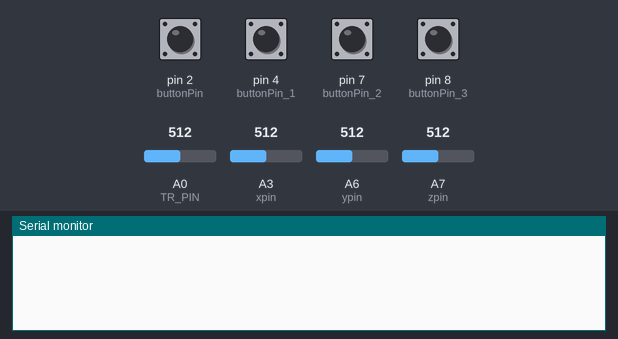
Bench run of a sketch on a simulated Arduino Nano, built with avr-gcc and run on an emulated ATmega328P. Parts: the last lines printed to the serial monitor. Inputs (shaded band) come from the test bench; at power-on: pin 2 (buttonPin), pin 4 (buttonPin_1), pin 7 (buttonPin_2), pin 8 (buttonPin_3) LOW, A0 (TR_PIN) = 512, A3 (xpin) = 512, A6 (ypin) = 512, A7 (zpin) = 512.

Above: at 1.5 s.
1.6 s: pin 2 (buttonPin) pulled HIGH for 0.15 s
At 2.5 s:
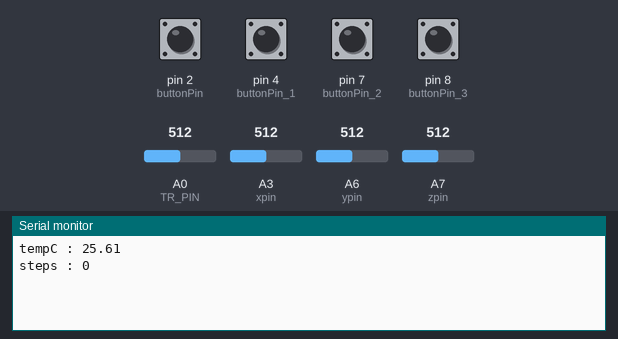
3.2 s: A0 (TR_PIN) set to 716
At 3.92 s:
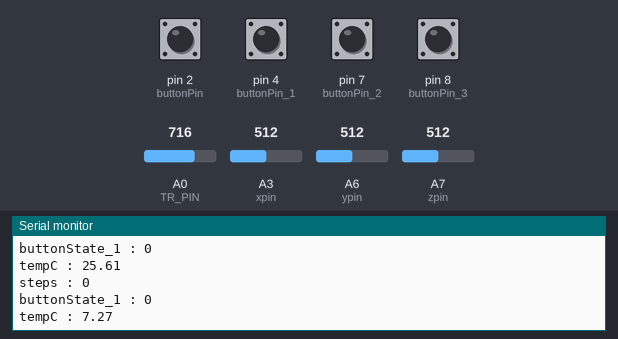
4.7 s: A3 (xpin) set to 716
At 5.8 s:
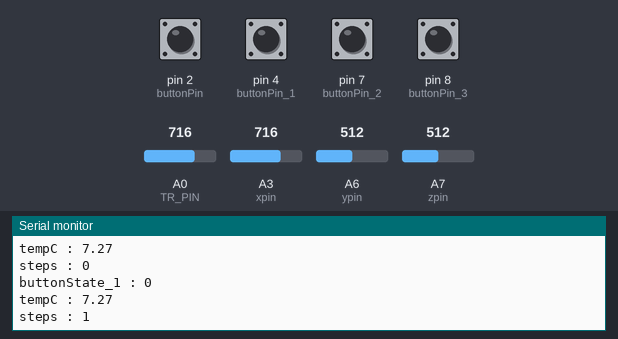
6.2 s: A0 (TR_PIN) set to 992
At 8.0 s:
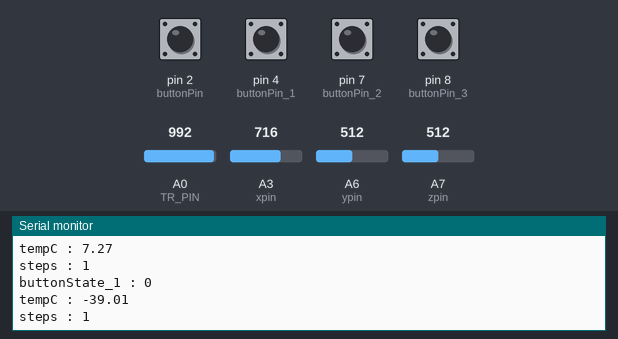
Timing chart, 0 to 8.7 s (numbered marks = the images above; inputs shaded):
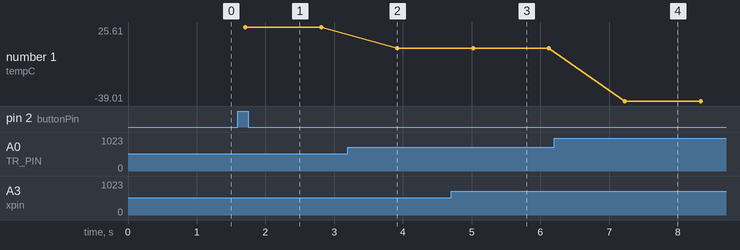

The sketch:

final.ino
```cpp
int TR_PIN = A0;
double a1, b1, c1, d1, r2, r1, vo, tempC, tempF, tempK;
float counterBreathe = 0;
const int xpin = A3;
const int ypin = A6;
const int zpin = A7;

int Dignouse;


float threshold = 6;
int xval[100] = {0};
int yval[100] = {0};
int zval[100] = {0};
int xavg, yavg, zavg;
int steps, flag = 0;

const int buttonPin = 2;     // the number of the pushbutton pin
const int buttonPin_1 = 4;     // the number of the pushbutton pin
const int buttonPin_2 = 7;
const int buttonPin_3 = 8;
int buttonState_2 = 0;

int buttonState_3 = 0;
// variables will change:
int buttonState = 0;         // variable for reading the pushbutton status
int buttonState_1 = 0;         // variable for reading the pushbutton status
void setup()
{
  Serial.begin(9600);

  a1 = 3.354016E-03 ;
  b1 = 2.569850E-04 ;
  c1 = 2.620131E-06 ;
  d1 = 6.383091E-08 ;

  r1 = 9720.0;

 pinMode(buttonPin, INPUT);  //start the session
  pinMode(5, INPUT); // Setup for leads off detection LO +
pinMode(6, INPUT); // Setup for leads off detection LO -
 pinMode(buttonPin_1, INPUT);   //end the session
 pinMode(buttonPin_2, INPUT);  //ecg
 pinMode(buttonPin_3, INPUT);
  delay(100);
  pinMode(TR_PIN, INPUT);
 calibrate();
}

void loop()
{

 buttonState = digitalRead(buttonPin);
  buttonState_1 = digitalRead(buttonPin_1);
   buttonState_2 = digitalRead(buttonPin_2);
   buttonState_3 = digitalRead(buttonPin_3);
  //Serial.println(buttonState);

  // check if the pushbutton is pressed. If it is, the buttonState is HIGH:
  if (buttonState == HIGH) {
        start();
    }

   else if(buttonState_2 == HIGH){
        ecg();
    }
    //Serial.println("inside void loop");
  }


void start(){
  //Serial.println("Button is pressed");
   for(;;){
   // Serial.println("Im in for loop");
     int acc = 0;
  float totvect[100] = {0};
  float totave[100] = {0};
  float xaccl[100] = {0};
  float yaccl[100] = {0};
  float zaccl[100] = {0};
  for (int a = 0; a < 100; a++)
  {
    xaccl[a] = float(analogRead(xpin) - 345);
    delay(1);
    yaccl[a] = float(analogRead(ypin) - 346);
    delay(1);
    zaccl[a] = float(analogRead(zpin) - 416);
    delay(1);
    totvect[a] = sqrt(((xaccl[a] - xavg) * (xaccl[a] - xavg)) + ((yaccl[a] - yavg) * (yaccl[a] - yavg)) + ((zval[a] - zavg) * (zval[a] - zavg)));
    totave[a] = (totvect[a] + totvect[a - 1]) / 2 ;

    delay(100);
    if (totave[a] > threshold && flag == 0)
    {
      steps = steps + 1;
      flag = 1;
    }
    else if (totave[a] > threshold && flag == 1)
    {
      // Don't Count
    }
    if (totave[a] < threshold   && flag == 1)
    {
      flag = 0;
    }
    if (steps < 0) {
      steps = 0;
    }


    vo = analogRead(TR_PIN);
  vo = vo / (1023.0 / 5.0);

//   voltage divider calculation
//   vo = 5 * r2 /(r1+r2);
   //solve for r2
  // get the exact value for voltage divider r1
//
  r2 = ( vo * r1) / (5.0 - vo);
//
  //equation from data sheet
  tempK = 1.0 / (a1 + (b1 * (log(r2 / 10000.0))) + (c1 * pow(log(r2 / 10000.0), 2.0)) + (d1 * pow(log(r2 / 10000.0), 3.0)));
  tempC  = (tempK - 273.15);
   Serial.println("tempC : " + String(tempC));
   Serial.println("steps : " + String(steps));

 delay(1000);


  if(tempC <= 25.00 && tempC >=24.00){
  counterBreathe = counterBreathe + 1;
 Serial.println("breathe : " +  String(counterBreathe));

}


//
//

//
 Serial.println("buttonState_1 : " +  String(buttonState_1));
 if (buttonState_1 == HIGH) {

   if(steps == counterBreathe){
         Serial.println("session end :");
         delay(1000);
          Serial.print("Result : ");
         Serial.println("that was good run");
         delay(2000);
           break;
      }
     else if(steps > counterBreathe ){
         Dignouse = steps - counterBreathe;
          Serial.println("session end :");
         delay(1000);
          Serial.print("Result : ");
         Serial.println("that was good run");
         delay(2000);
         Serial.println("you are breathing slow");
         Serial.println("increment in No. of breath : " + String(Dignouse));
           break;
        }
     else if(steps < counterBreathe ){
        Dignouse = counterBreathe - steps ;
         Serial.println("session end :");
         delay(1000);
          Serial.print("Result : ");
         Serial.println("that was good run");
         delay(2000);

         Serial.println("you are breathing fast");
         Serial.println("Decrement in No. of breath : " + String(Dignouse));
           break;
        }

 }

  }


  // read the temp
//  vo = analogRead(TR_PIN);
//  vo = vo / (1023.0 / 5.0);
//
//  // voltage divider calculation
//  // vo = 5 * r2 /(r1+r2)
// // solve for r2
//  // get the exact value for voltage divider r1//
//  r2 = ( vo * r1) / (5.0 - vo);
//
//  //equation from data sheet
//  tempK = 1.0 / (a1 + (b1 * (log(r2 / 10000.0))) + (c1 * pow(log(r2 / 10000.0), 2.0)) + (d1 * pow(log(r2 / 10000.0), 3.0)));
//  tempC  = (tempK - 273.15);
//
//  if(tempC <= 24.62 && tempC >=24.00){
//  counterBreathe = counterBreathe + 1;
//
//  }
 break;
 }
 }

void ecg(){

    for(;;){
     Serial.println(analogRead(A1));
      if(buttonState_3 == HIGH){
        break;
        }
    }
  }

void calibrate()
{
  float sum = 0;
  float sum1 = 0;
  float sum2 = 0;
  for (int i = 0; i < 100; i++) {
    xval[i] = float(analogRead(xpin) - 345);
    sum = xval[i] + sum;
  }
  delay(100);
  xavg = sum / 100.0;

  for (int j = 0; j < 100; j++)
  {
    yval[j] = float(analogRead(ypin) - 346);
    sum1 = yval[j] + sum1;
  }
  yavg = sum1 / 100.0;

  delay(100);
  for (int q = 0; q < 100; q++)
  {
    zval[q] = float(analogRead(zpin) - 416);
    sum2 = zval[q] + sum2;
  }
  zavg = sum2 / 100.0;

}
```

Measured:
- after the input at 1.6 s, the serial monitor: prints a new line after 0.10 s (image 1)
- after the input at 3.2 s, the serial monitor: prints a new line after 0.71 s (image 2)
- after the input at 4.7 s, the serial monitor: prints a new line after 0.33 s (image 3)
- after the input at 6.2 s, the serial monitor: prints a new line after 1.0 s (image 4)
- plotted number 1: 25.61 → 7.27 after the input at 3.2 s, 7.27 → -39.01 after the input at 6.2 s
